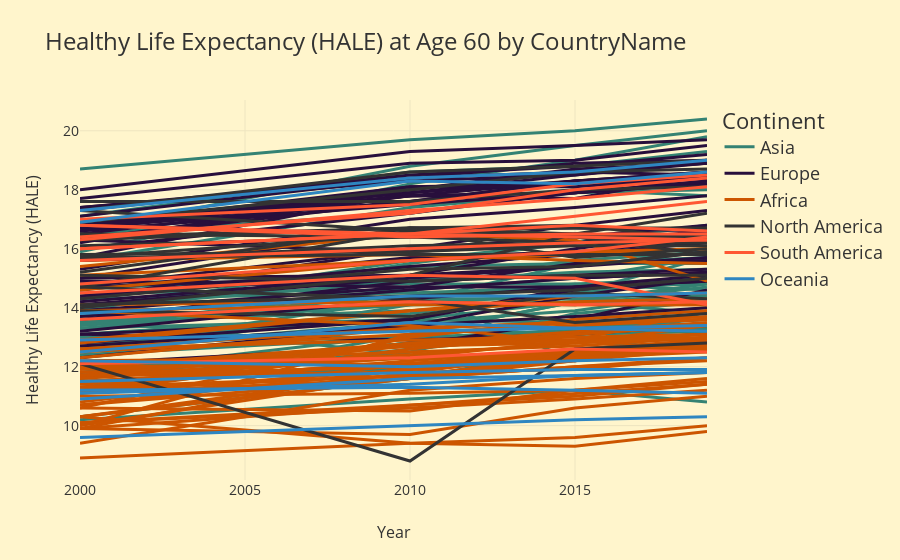

Notebook cell for this chart:
### Markdown cell above
### WHO Data

### Code cell
import requests
import pandas as pd
import plotly.express as px

# Function to fetch country metadata from the restcountries API
def fetch_country_metadata():
    url = 'https://restcountries.com/v3.1/all'
    response = requests.get(url)
    if response.status_code == 200:
        data = response.json()
        metadata = []
        for country in data:
            country_info = {
                'CountryCode': country.get('cca3', ''),
                'CountryName': country.get('name', {}).get('common', ''),
                'Continent': country.get('continents', [None])[0],
                'Region': country.get('region', ''),
            }
            metadata.append(country_info)
        return pd.DataFrame(metadata)
    else:
        print(f"Failed to fetch data. Status code: {response.status_code}")
        return None

# Fetch the country metadata
country_metadata = fetch_country_metadata()

# Assuming df_hale_60plus is already created and available
def fetch_hale_60plus_data():
    """
    Fetch Healthy Life Expectancy (HALE) data for individuals aged 60+ from the WHO API.

    Returns:
    DataFrame: A pandas DataFrame containing HALE data for individuals aged 60+.
    """
    # WHO API endpoint for Healthy Life Expectancy (HALE) at age 60
    url = 'https://ghoapi.azureedge.net/api/WHOSIS_000007'  # This endpoint should match the specific indicator for HALE at age 60
    
    # Send a GET request to the API
    response = requests.get(url)

    # Check if the request was successful
    if response.status_code == 200:
        data = response.json()['value']
        
        # Convert the JSON data to a pandas DataFrame
        df = pd.DataFrame(data)
        
        # Filter relevant columns
        df_filtered = df[['IndicatorCode', 'SpatialDimType', 'SpatialDim', 'TimeDim', 'Dim1', 'Value']]
        
        # Rename columns for clarity
        df_filtered.columns = ['IndicatorCode', 'RegionType', 'Country', 'Year', 'Sex', 'HALE']
        
        return df_filtered
    else:
        print(f"Failed to fetch data. Status code: {response.status_code}")
        return None

# Fetch the HALE data for 60+
df_hale_60plus = fetch_hale_60plus_data()

# Merge the metadata with the HALE data
df_hale_60plus = pd.merge(df_hale_60plus, country_metadata, left_on='Country', right_on='CountryCode', how='left')

# Filter the DataFrame for Sex = SEX_BTSX
df_hale_60plus_filtered = df_hale_60plus[df_hale_60plus['Sex'] == 'SEX_BTSX']

# Function to plot the data with options to group and colour by specified columns
def plot_hale_data(df, group_by_col, color_by_col):
    # Sort the DataFrame by group and Year
    df_sorted = df.sort_values(by=[group_by_col, 'Year'])

    # Create the line plot using Plotly Express
    fig = px.line(
        df_sorted,
        x='Year',
        y='HALE',
        color=color_by_col,
        line_group=group_by_col,
        title=f'Healthy Life Expectancy (HALE) at Age 60 by {group_by_col}',
        labels={'HALE': 'Healthy Life Expectancy (HALE)', 'Year': 'Year'}
    )

    # Show the plot
    fig.show()

# Example usage
plot_hale_data(df_hale_60plus_filtered, group_by_col='CountryName', color_by_col='Continent')
